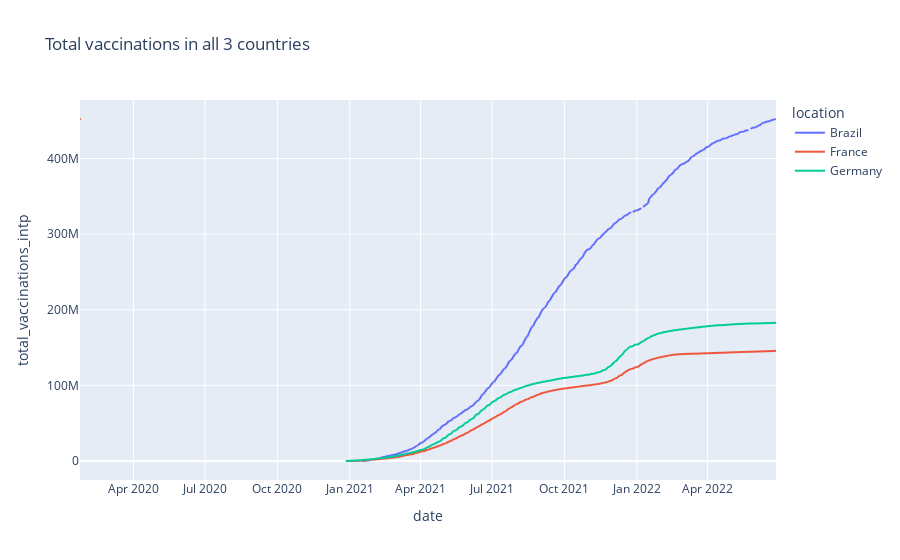

Notebook code for this chart:
### Code cell
fig = px.line(data_all_countries, x="date", y='total_vaccinations_intp', color='location', title='Total vaccinations in all 3 countries')
fig.show()

### Figure 1 — Plotly figure (JSON) as saved in the notebook; plotly's stock layout.template omitted (floating-point values rounded to 4 significant figures; data arrays with more than 128 entries replaced by an {"elided": "..."} marker saying what was removed)
{"data": [{"hovertemplate": "location=Brazil<br>date=%{x}<br>total_vaccinations_intp=%{y}<extra></extra>", "legendgroup": "Brazil", "line": {"color": "#636efa", "dash": "solid"}, "marker": {"symbol": "circle"}, "mode": "lines", "name": "Brazil", "showlegend": true, "type": "scattergl", "x": {"elided": "853 str values"}, "xaxis": "x", "y": {"elided": "853 int values"}, "yaxis": "y"}, {"hovertemplate": "location=France<br>date=%{x}<br>total_vaccinations_intp=%{y}<extra></extra>", "legendgroup": "France", "line": {"color": "#EF553B", "dash": "solid"}, "marker": {"symbol": "circle"}, "mode": "lines", "name": "France", "showlegend": true, "type": "scattergl", "x": {"elided": "886 str values"}, "xaxis": "x", "y": {"elided": "886 int values"}, "yaxis": "y"}, {"hovertemplate": "location=Germany<br>date=%{x}<br>total_vaccinations_intp=%{y}<extra></extra>", "legendgroup": "Germany", "line": {"color": "#00cc96", "dash": "solid"}, "marker": {"symbol": "circle"}, "mode": "lines", "name": "Germany", "showlegend": true, "type": "scattergl", "x": {"elided": "883 str values"}, "xaxis": "x", "y": {"elided": "883 int values"}, "yaxis": "y"}], "layout": {"legend": {"title": {"text": "location"}, "tracegroupgap": 0}, "title": {"text": "Total vaccinations in all 3 countries"}, "xaxis": {"anchor": "y", "domain": [0, 1], "title": {"text": "date"}}, "yaxis": {"anchor": "x", "domain": [0, 1], "title": {"text": "total_vaccinations_intp"}}}}
